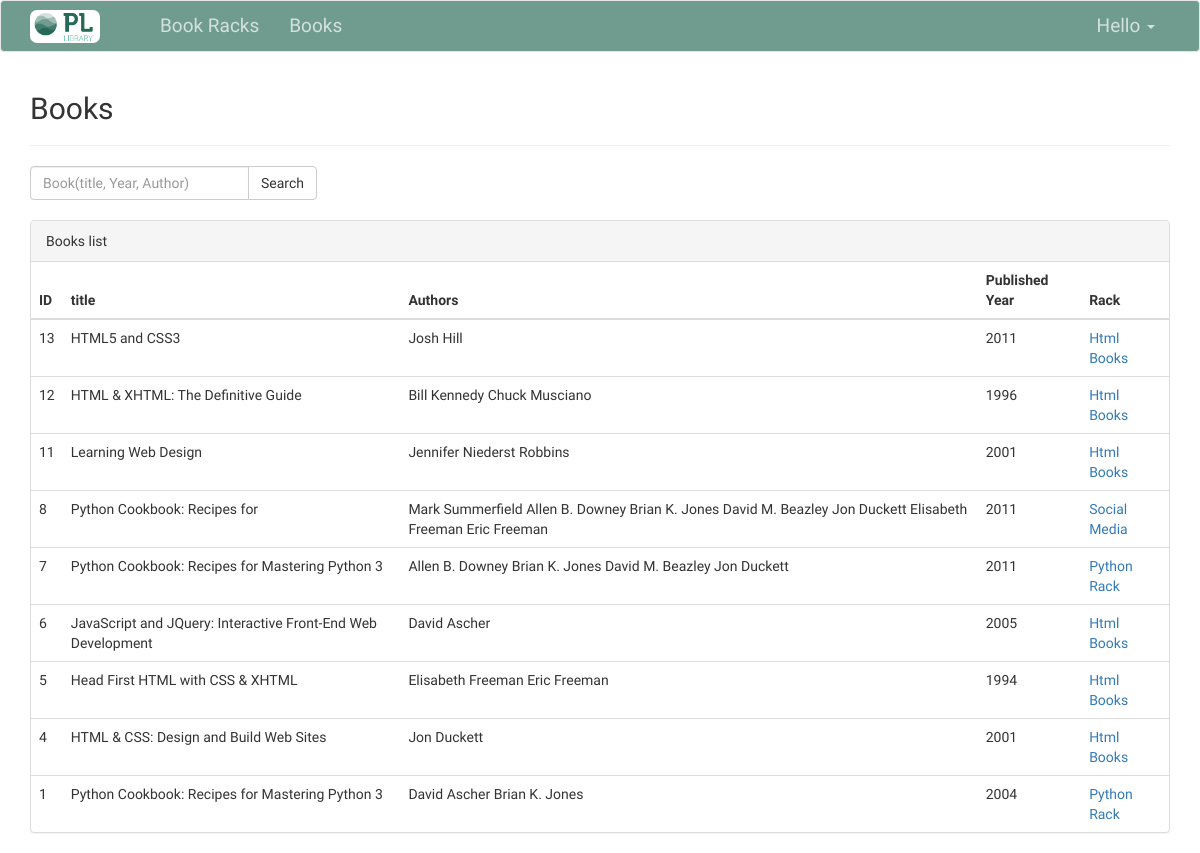
Before: /book/ with the older database file.
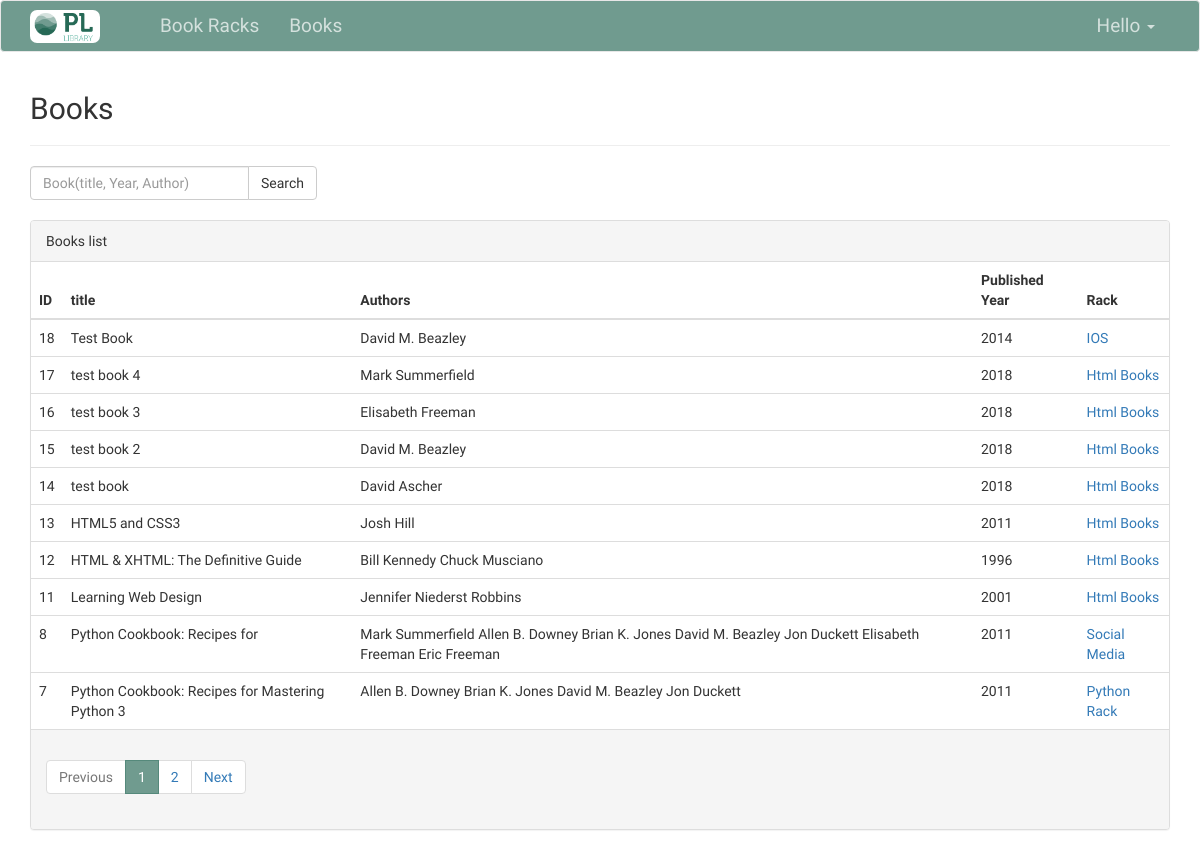
After: the same page with the newer database file.
### bookracks/models.py (models this page shows, shortened)
class DefaultModel(models.Model):
    created = models.DateTimeField(auto_now_add=True)
    modified = models.DateTimeField(auto_now=True)
    class Meta:
        abstract = True

class Book(DefaultModel):
    book_rack = models.ForeignKey(BookRack, on_delete=models.CASCADE)
    title = models.CharField(null=False, blank=False, max_length=255)
    slug = models.SlugField(null=True, blank=True, max_length=255, unique=True)
    authors = models.ManyToManyField(Author)
    published_year = models.CharField(max_length=50)
    cover_url = models.URLField(null=True, blank=True, max_length=255)

class Author(DefaultModel):
    name = models.CharField(max_length=200)
    slug = models.SlugField(null=True, blank=True, max_length=255, unique=True)

class BookRack(DefaultModel):
    name = models.CharField(null=False, blank=False, max_length=255)
    slug = models.SlugField(null=True, blank=True, max_length=255, unique=True)
    description = models.TextField(null=True, blank=True)

### bookracks/views.py (the view)
# urls.py: path('', views.BooksListView.as_view(), name="books_list"),
class BooksListView(LoginRequiredMixin, ListView):
    model = Book
    paginate_by = 10
    template_name = 'bookracks/books/index.html'
    def get_queryset(self):
        query = super(BooksListView, self).get_queryset().order_by('-id')
        qry = self.request.GET.get('search')
        if qry:
            query = query.filter(Q(title__contains=qry)|Q(published_year__contains=qry)|Q(authors__name__contains=qry))
            query = query.distinct()
        return query
    def get_context_data(self, *, object_list=None, **kwargs):
        context = super(BooksListView, self).get_context_data(object_list=None, **kwargs)
        context['search'] = self.request.GET.get('search', '')
        return context

### templates/bookracks/books/index.html (shortened to what this page needs)
{% extends 'base.html' %}
{% block content %}
    <h2>Books</h2>
    <hr>
    <form class="form-inline" method="get">
        <div class="input-group">
            <input name="search" type="text" class="form-control" placeholder="Book(title, Year, Author)" value="{{ search }}">
            <span class="input-group-btn">
                <button class="btn btn-default" type="submit">Search</button>
            </span>
        </div>
    </form>
    <br>
    <div class="panel panel-default">
        <div class="panel-heading">Books list</div>
        <div class="panel-body" style="padding: 0">
            <table class="table tabel-hover" style="margin-bottom: 0px">
                <thead>
                <tr>
                    <th>ID</th>
                    <th>title</th>
                    <th>Authors</th>
                    <th>Published Year</th>
                    <th>Rack</th>
                </tr>
                </thead>
                <tbody>
                {% for book in object_list %}
                    <tr>
                        <td>{{ book.id }}</td>
                        <td>{{ book.title }}</td>
                        <td>
                            {% for author in book.authors.all %}
                                {{ author.name }}
                            {% endfor %}
                        </td>
                        <td>{{ book.published_year }}</td>
                        <td>
                            <a href="{% url 'racks:racks_detail' book.book_rack.slug %}">{{ book.book_rack.name }}</a>
                        </td>
                    </tr>
                {% endfor %}
                </tbody>
            </table>
        </div>
        {% if is_paginated and paginator.page_range %}
            <div class="panel-footer">
                {% include 'elements/pagination.html' %}
            </div>
        {% endif %}
    </div>
{% endblock %}

Changed rows visible on the page:
no longer on this page (row unchanged): Book: id "6", title "JavaScript and JQuery: Interactive Front-End Web Development", published_year "2005", book_rack.name "Html Books", Author (name "David Ascher")
no longer on this page (row unchanged): Book: id "5", title "Head First HTML with CSS & XHTML", published_year "1994", book_rack.name "Html Books", Author (name "Elisabeth Freeman"), Author (name "Eric Freeman")
no longer on this page (row unchanged): Book: id "4", title "HTML & CSS: Design and Build Web Sites", published_year "2001", book_rack.name "Html Books", Author (name "Jon Duckett")
no longer on this page (row unchanged): Book: id "1", title "Python Cookbook: Recipes for Mastering Python 3", published_year "2004", book_rack.name "Python Rack", Author (name "David Ascher"), Author (name "Brian K. Jones")
added Book: id "18", title "Test Book", published_year "2014", book_rack.name "IOS", Author (name "David M. Beazley")
added Book: id "17", title "test book 4", published_year "2018", book_rack.name "Html Books", Author (name "Mark Summerfield")
added Book: id "16", title "test book 3", published_year "2018", book_rack.name "Html Books", Author (name "Elisabeth Freeman")
added Book: id "15", title "test book 2", published_year "2018", book_rack.name "Html Books", Author (name "David M. Beazley")
added Book: id "14", title "test book", published_year "2018", book_rack.name "Html Books", Author (name "David Ascher")
Other visible differences:
text now shown: "Previous Next"
new list line: "1"
new list line: "2"
